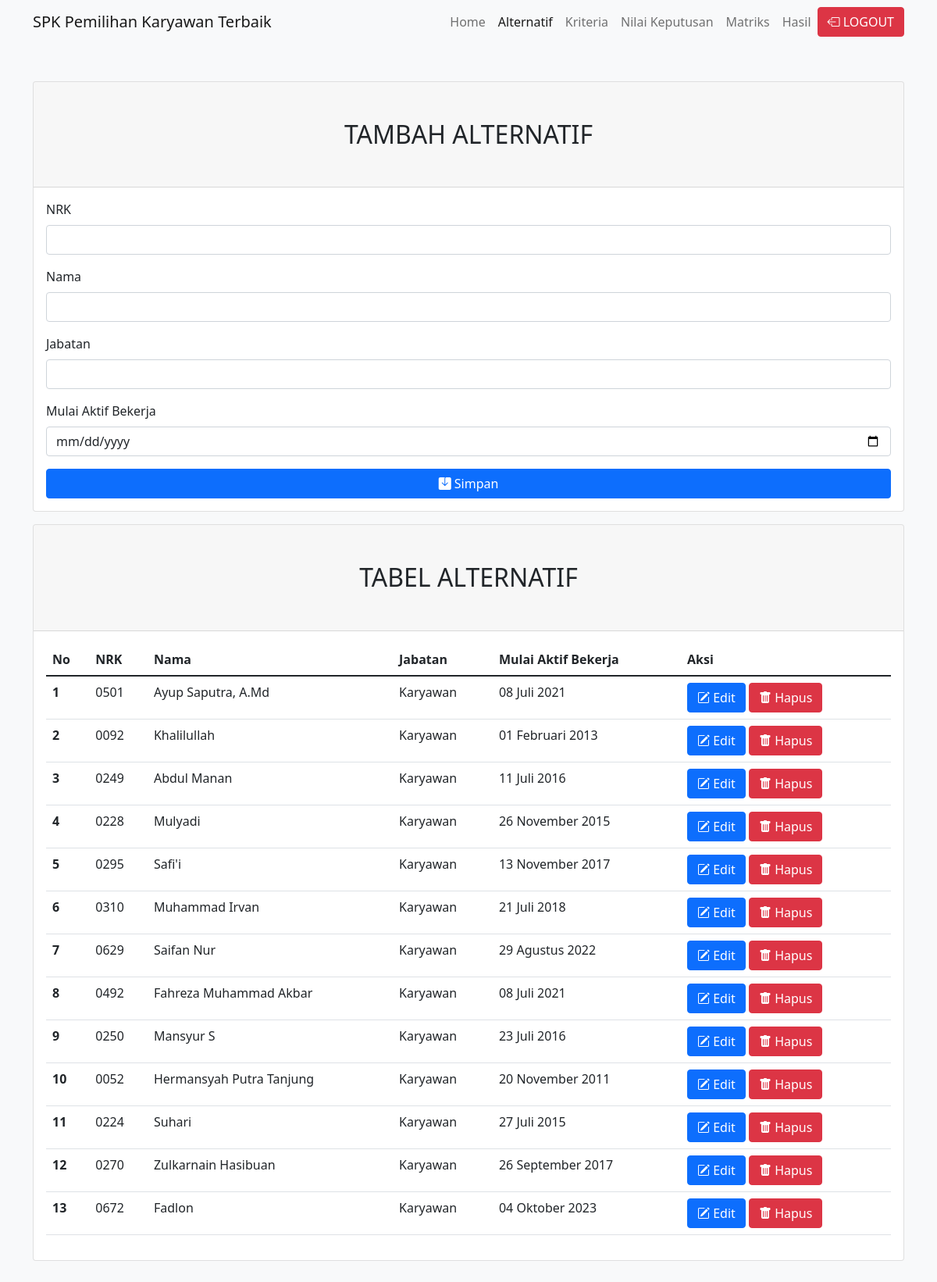
/alternatif.php (signed in), run on an earlier commit of the app's database.
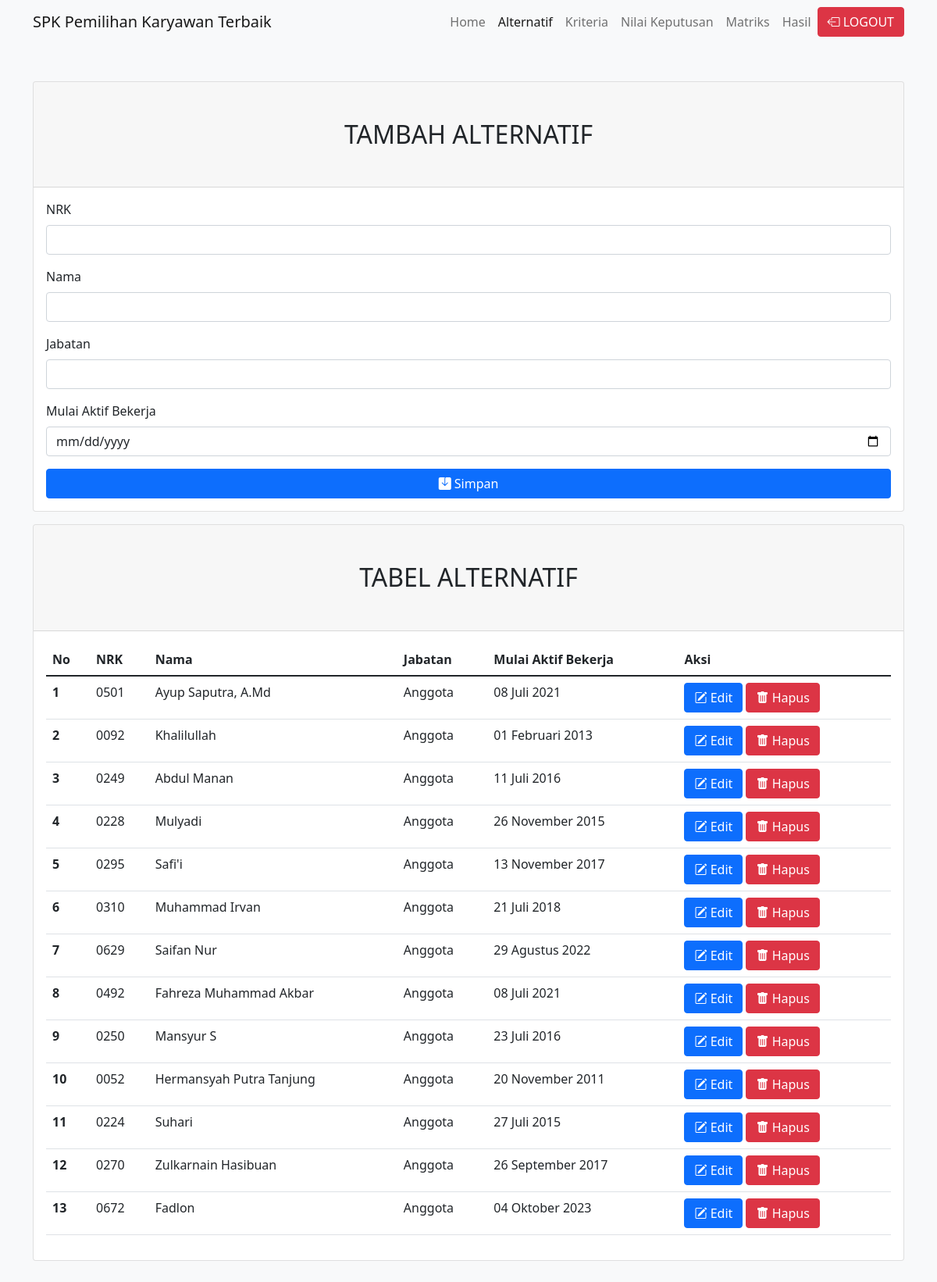
And on a later commit of the database.
### tables this page shows
CREATE TABLE `alternatif` (
  `id` int(11) NOT NULL,
  `nrk` varchar(25) DEFAULT NULL,
  `nama` varchar(255) NOT NULL,
  `jabatan` varchar(50) NOT NULL,
  `masa_aktif` varchar(50) DEFAULT NULL,
  `level_akun` int(1) DEFAULT NULL
);

### alternatif.php (the view, shortened to what the changed rows need)
<!DOCTYPE html>
<html>
<head>
    <link rel="stylesheet" href="assets/css/bootstrap.min.css" />
    <link rel="stylesheet" href="https://cdn.jsdelivr.net/npm/bootstrap-icons@1.6.1/font/bootstrap-icons.css">
    <link rel="stylesheet" type="text/css"
        href="https://cdn.datatables.net/v/bs5/dt-1.11.3/r-2.2.9/datatables.min.css" />
    <link rel="stylesheet"
        href="https://cdnjs.cloudflare.com/ajax/libs/twitter-bootstrap/5.1.3/css/bootstrap.min.css" />
</head>
<body class="bg-light">
    <?php
    if (empty($_SESSION['status'])) {
    ?>
        <main class="container py-5">
            <span>Anda belum login, silahkan login terlebih dahulu</span>
        </main>
    <?php
    } else if ($_SESSION['status'] == "pimpinan") {
    ?>
        <main class="container py-5">
            <span>Hanya Admin yang dapat mengakses halaman ini</span>
        </main>
    <?php
    } else if ($_SESSION['status'] == 'admin') {
    ?>
        <main class="container py-5">
            <form class="card mb-3" method="post" action="tambah_alternatif.php">
                <h2 class="card-header py-5 text-center">TAMBAH ALTERNATIF</h2>
            </form>
            <div class="card">
                <h2 class="card-header text-center py-5">TABEL ALTERNATIF</h2>
                <div class="card-body">
                    <table class="table nowrap" style="width: 100%;">
                        <thead>
                            <tr>
                                <th scope="col">No</th>
                                <th scope="col">NRK</th>
                                <th scope="col">Nama</th>
                                <th scope="col">Jabatan</th>
                                <th scope="col">Mulai Aktif Bekerja</th>
                                <th scope="col">Aksi</th>
                            </tr>
                        </thead>
                        <tbody>
                            <?php
                            include('koneksi.php');
                            $sql = 'SELECT * FROM alternatif';
                            $result = mysqli_query($conn, $sql);
                            $i = 1;
                            while ($row = mysqli_fetch_array($result)) {
                            ?>
                                <tr>
                                    <th scope="row"><?php echo $i++ ?></th>
                                    <td><?php echo $row['nrk'] ?></td>
                                    <td><?php echo $row['nama'] ?></td>
                                    <td><?php echo $row['jabatan'] ?></td>
                                    <td><?php echo date("d", strtotime($row['masa_aktif'])) . " " . strtr(date("F Y", strtotime($row['masa_aktif'])), [
                                            'January' => 'Januari',
                                            'February' => 'Februari',
                                            'March' => 'Maret',
                                            'April' => 'April',
                                            'May' => 'Mei',
                                            'June' => 'Juni',
                                            'July' => 'Juli',
                                            'August' => 'Agustus',
                                            'September' => 'September',
                                            'October' => 'Oktober',
                                            'November' => 'November',
                                            'December' => 'Desember'
                                        ]); ?></td>
                                    <td>
                                        <a type="button" class="btn btn-primary" data-bs-toggle="modal"
                                            data-bs-target="#modalEdit<?php echo $row['id']; ?>"><i
                                                class="bi bi-pencil-square"></i> Edit</a>
                                        <a class="btn btn-danger" href="hapus_alternatif.php?id=<?php echo $row['id']; ?>"
                                            onclick="return confirm('Apakah anda ingin menghapus alternatif <?php echo $row['nama'] ?>')">
                                            <i class="bi bi-trash-fill"></i> Hapus</a>
                                    </td>
                                </tr>
                            <?php
                            }
                            ?>
                        </tbody>
                    </table>
                </div>
            </div>
        </main>
    <?php
    }
    ?>
</body>
</html>

What changed in the data, as far as the page shows it:
removed alternatif: nrk "0501", nama "Ayup Saputra, A.Md", jabatan "Karyawan", masa_aktif "08", masa_aktif "Juli 2021"
removed alternatif: nrk "0092", nama "Khalilullah", jabatan "Karyawan", masa_aktif "01", masa_aktif "Februari 2013"
removed alternatif: nrk "0249", nama "Abdul Manan", jabatan "Karyawan", masa_aktif "11", masa_aktif "Juli 2016"
removed alternatif: nrk "0228", nama "Mulyadi", jabatan "Karyawan", masa_aktif "26", masa_aktif "November 2015"
removed alternatif: nrk "0295", nama "Safi'i", jabatan "Karyawan", masa_aktif "13", masa_aktif "November 2017"
removed alternatif: nrk "0310", nama "Muhammad Irvan", jabatan "Karyawan", masa_aktif "21", masa_aktif "Juli 2018"
removed alternatif: nrk "0629", nama "Saifan Nur", jabatan "Karyawan", masa_aktif "29", masa_aktif "Agustus 2022"
removed alternatif: nrk "0492", nama "Fahreza Muhammad Akbar", jabatan "Karyawan", masa_aktif "08", masa_aktif "Juli 2021"
removed alternatif: nrk "0250", nama "Mansyur S", jabatan "Karyawan", masa_aktif "23", masa_aktif "Juli 2016"
removed alternatif: nrk "0052", nama "Hermansyah Putra Tanjung", jabatan "Karyawan", masa_aktif "20", masa_aktif "November 2011"
removed alternatif: nrk "0224", nama "Suhari", jabatan "Karyawan", masa_aktif "27", masa_aktif "Juli 2015"
removed alternatif: nrk "0270", nama "Zulkarnain Hasibuan", jabatan "Karyawan", masa_aktif "26", masa_aktif "September 2017"
removed alternatif: nrk "0672", nama "Fadlon", jabatan "Karyawan", masa_aktif "04", masa_aktif "Oktober 2023"
added alternatif: nrk "0501", nama "Ayup Saputra, A.Md", jabatan "Anggota", masa_aktif "08", masa_aktif "Juli 2021"
added alternatif: nrk "0092", nama "Khalilullah", jabatan "Anggota", masa_aktif "01", masa_aktif "Februari 2013"
added alternatif: nrk "0249", nama "Abdul Manan", jabatan "Anggota", masa_aktif "11", masa_aktif "Juli 2016"
added alternatif: nrk "0228", nama "Mulyadi", jabatan "Anggota", masa_aktif "26", masa_aktif "November 2015"
added alternatif: nrk "0295", nama "Safi'i", jabatan "Anggota", masa_aktif "13", masa_aktif "November 2017"
added alternatif: nrk "0310", nama "Muhammad Irvan", jabatan "Anggota", masa_aktif "21", masa_aktif "Juli 2018"
added alternatif: nrk "0629", nama "Saifan Nur", jabatan "Anggota", masa_aktif "29", masa_aktif "Agustus 2022"
added alternatif: nrk "0492", nama "Fahreza Muhammad Akbar", jabatan "Anggota", masa_aktif "08", masa_aktif "Juli 2021"
added alternatif: nrk "0250", nama "Mansyur S", jabatan "Anggota", masa_aktif "23", masa_aktif "Juli 2016"
added alternatif: nrk "0052", nama "Hermansyah Putra Tanjung", jabatan "Anggota", masa_aktif "20", masa_aktif "November 2011"
added alternatif: nrk "0224", nama "Suhari", jabatan "Anggota", masa_aktif "27", masa_aktif "Juli 2015"
added alternatif: nrk "0270", nama "Zulkarnain Hasibuan", jabatan "Anggota", masa_aktif "26", masa_aktif "September 2017"
added alternatif: nrk "0672", nama "Fadlon", jabatan "Anggota", masa_aktif "04", masa_aktif "Oktober 2023"
